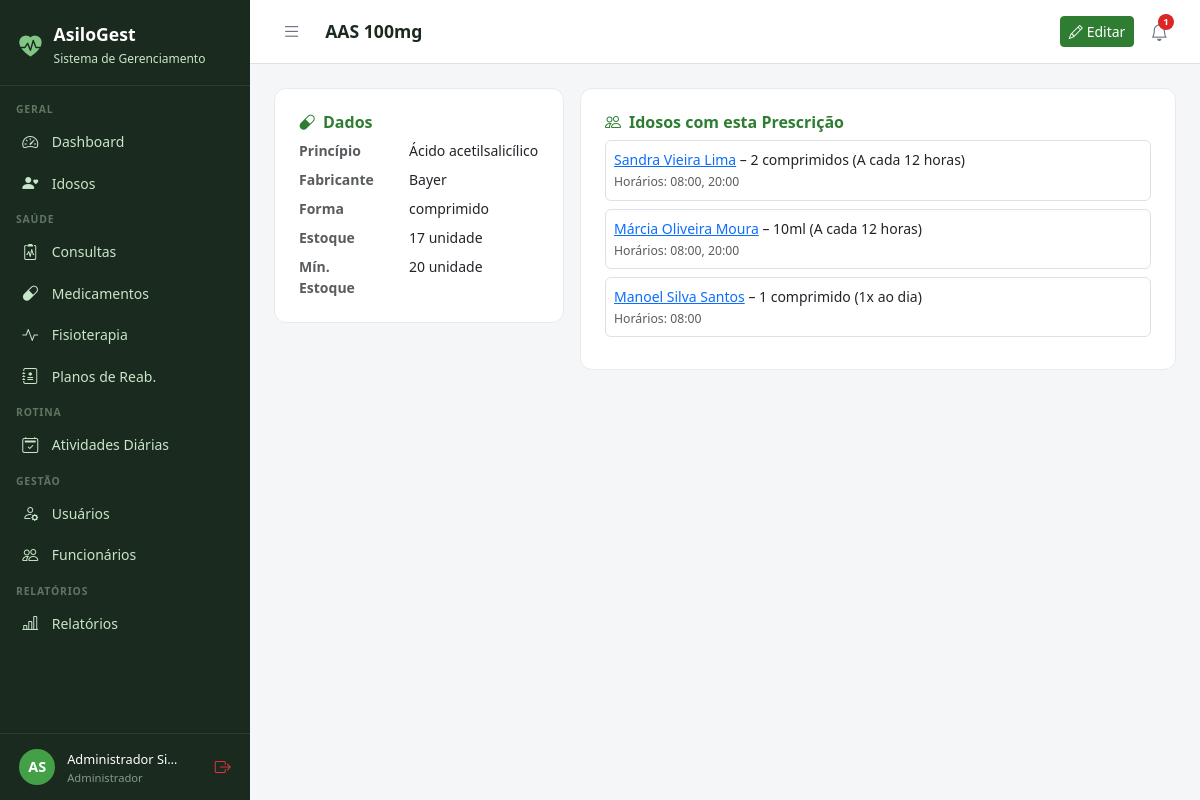
The page /medicamentos/35/ (signed in) on the database its author committed.
### core/models.py (models this page shows, shortened)
class Usuario(AbstractUser):
    PERFIL_CHOICES = [
        ('administrador', 'Administrador'),
        ('medico', 'Médico'),
        ('fisioterapeuta', 'Fisioterapeuta'),
        ('enfermeiro', 'Enfermeiro(a)'),
        ('recepcionista', 'Recepcionista'),
        ('familiar', 'Familiar do Idoso'),
    ]
    perfil = models.CharField(
        max_length=20, choices=PERFIL_CHOICES,
        default='recepcionista', verbose_name='Perfil de Acesso'
    )
    telefone = models.CharField(max_length=15, blank=True, verbose_name='Telefone')
    cpf = models.CharField(max_length=14, unique=True, null=True, blank=True, verbose_name='CPF')
    foto = models.ImageField(upload_to='usuarios/', blank=True, null=True, verbose_name='Foto')
    data_nascimento = models.DateField(null=True, blank=True, verbose_name='Data de Nascimento')
    especialidade = models.CharField(
        max_length=100, blank=True, verbose_name='Especialidade',
        help_text='Preencha para Médico ou Fisioterapeuta'
    )
    data_admissao = models.DateField(null=True, blank=True, verbose_name='Data de Admissão')
    primeiro_acesso = models.BooleanField(
        default=True, verbose_name='Primeiro Acesso',
        help_text='Usuário deve definir senha no primeiro login'
    )
    ativo = models.BooleanField(default=True, verbose_name='Ativo')
    criado_em = models.DateTimeField(auto_now_add=True)
    class Meta:
        verbose_name = 'Usuário'
        verbose_name_plural = 'Usuários'
        ordering = ['first_name', 'last_name']
    @property
    def is_administrador(self):
        return self.perfil == 'administrador' or self.is_superuser
    @property
    def is_fisioterapeuta(self):
        return self.perfil == 'fisioterapeuta'
    @property
    def is_familiar(self):
        return self.perfil == 'familiar'
    @property
    def pode_ver_saude(self):
        return (self.is_administrador or self.is_medico
                or self.is_fisioterapeuta or self.is_enfermeiro)
    @property
    def pode_cadastrar_usuarios(self):
        return self.is_administrador or self.is_recepcionista
    @property
    def pode_administrar(self):
        return self.is_administrador

### medicamentos/models.py (models this page shows, shortened)
class Medicamento(models.Model):
    nome = models.CharField(max_length=150, verbose_name='Nome do Medicamento')
    principio_ativo = models.CharField(max_length=150, blank=True)
    fabricante = models.CharField(max_length=100, blank=True)
    forma = models.CharField(max_length=50, blank=True, verbose_name='Forma Farmacêutica', help_text='Ex: comprimido, xarope, injeção')
    estoque_atual = models.IntegerField(default=0, verbose_name='Estoque Atual')
    estoque_minimo = models.IntegerField(default=10, verbose_name='Estoque Mínimo')
    unidade = models.CharField(max_length=20, default='unidade', verbose_name='Unidade de Medida')
    observacoes = models.TextField(blank=True)
    ativo = models.BooleanField(default=True)
    criado_em = models.DateTimeField(auto_now_add=True)
    class Meta:
        verbose_name = 'Medicamento'
        verbose_name_plural = 'Medicamentos'
        ordering = ['nome']

class PrescricaoMedicamento(models.Model):
    FREQUENCIA_CHOICES = [
        ('1x_dia', '1x ao dia'),
        ('2x_dia', '2x ao dia'),
        ('3x_dia', '3x ao dia'),
        ('4x_dia', '4x ao dia'),
        ('cada_6h', 'A cada 6 horas'),
        ('cada_8h', 'A cada 8 horas'),
        ('cada_12h', 'A cada 12 horas'),
        ('sob_demanda', 'Sob demanda'),
        ('semanal', 'Semanal'),
        ('customizado', 'Customizado'),
    ]
    idoso = models.ForeignKey(Idoso, on_delete=models.CASCADE, related_name='prescricoes')
    medicamento = models.ForeignKey(Medicamento, on_delete=models.PROTECT, related_name='prescricoes')
    prescrito_por = models.ForeignKey(Usuario, on_delete=models.SET_NULL, null=True, related_name='prescricoes_feitas', limit_choices_to={'perfil': 'medico'})
    dose = models.CharField(max_length=50, verbose_name='Dose')
    frequencia = models.CharField(max_length=15, choices=FREQUENCIA_CHOICES)
    horarios = models.CharField(max_length=200, blank=True, verbose_name='Horários', help_text='Ex: 08:00, 12:00, 18:00')
    data_inicio = models.DateField(verbose_name='Início')
    data_fim = models.DateField(null=True, blank=True, verbose_name='Fim (deixe em branco para uso contínuo)')
    via_administracao = models.CharField(max_length=50, blank=True, verbose_name='Via de Administração', help_text='Ex: oral, subcutânea, intravenosa')
    observacoes = models.TextField(blank=True)
    ativa = models.BooleanField(default=True)
    criado_em = models.DateTimeField(auto_now_add=True)
    class Meta:
        verbose_name = 'Prescrição'
        verbose_name_plural = 'Prescrições'
        ordering = ['-criado_em']

### idosos/models.py (models this page shows, shortened)
class Idoso(models.Model):
    SEXO_CHOICES = [('M', 'Masculino'), ('F', 'Feminino')]
    TIPO_SANGUINEO = [('A+','A+'),('A-','A-'),('B+','B+'),('B-','B-'),('AB+','AB+'),('AB-','AB-'),('O+','O+'),('O-','O-')]
    STATUS_CHOICES = [('ativo','Ativo'),('inativo','Inativo'),('internado','Internado'),('falecido','Falecido')]
    nome = models.CharField(max_length=150, verbose_name='Nome Completo')
    data_nascimento = models.DateField(verbose_name='Data de Nascimento')
    sexo = models.CharField(max_length=1, choices=SEXO_CHOICES)
    cpf = models.CharField(max_length=14, unique=True, null=True, blank=True)
    rg = models.CharField(max_length=20, blank=True)
    tipo_sanguineo = models.CharField(max_length=3, choices=TIPO_SANGUINEO, blank=True)
    foto = models.ImageField(upload_to='idosos/', blank=True, null=True)
    status = models.CharField(max_length=10, choices=STATUS_CHOICES, default='ativo')
    endereco = models.CharField(max_length=200, blank=True)
    cidade = models.CharField(max_length=100, blank=True)
    estado = models.CharField(max_length=2, blank=True)
    cep = models.CharField(max_length=9, blank=True)
    alergias = models.TextField(blank=True, verbose_name='Alergias')
    condicoes_medicas = models.TextField(blank=True, verbose_name='Condições Médicas')
    observacoes = models.TextField(blank=True, verbose_name='Observações Gerais')
    data_entrada = models.DateField(verbose_name='Data de Entrada')
    numero_quarto = models.CharField(max_length=10, blank=True, verbose_name='Quarto')
    criado_em = models.DateTimeField(auto_now_add=True)
    atualizado_em = models.DateTimeField(auto_now=True)
    class Meta:
        verbose_name = 'Idoso'
        verbose_name_plural = 'Idosos'
        ordering = ['nome']

### medicamentos/views.py (the view)
# urls.py: path('<int:pk>/', views.detalhe, name='detalhe'),
@login_required
def detalhe(request, pk):
    user = request.user
    if user.is_familiar:
        messages.error(request, 'Acesso negado.')
        return redirect('medicamentos:lista')
    if not user.pode_ver_saude:
        messages.error(request, 'Acesso negado.')
        return redirect('dashboard')
    med = get_object_or_404(Medicamento, pk=pk)
    prescricoes = med.prescricoes.select_related('idoso').filter(ativa=True)
    return render(request, 'medicamentos/detalhe.html', {'medicamento': med, 'prescricoes': prescricoes})

### templates/medicamentos/detalhe.html
{% extends 'base.html' %}
{% block title %}{{ medicamento.nome }}{% endblock %}{% block page_title %}{{ medicamento.nome }}{% endblock %}
{% block topbar_actions %}<a href="{% url 'medicamentos:editar' medicamento.pk %}" class="btn btn-primary btn-sm"><i class="bi bi-pencil me-1"></i>Editar</a>{% endblock %}
{% block content %}
<div class="row g-3">
  <div class="col-md-4"><div class="form-card">
    <h6 style="font-weight:600;color:#2E7D32;"><i class="bi bi-capsule me-2"></i>Dados</h6>
    <dl class="row mb-0" style="font-size:.875rem;">
      <dt class="col-5 text-muted">Princípio</dt><dd class="col-7">{{ medicamento.principio_ativo|default:"–" }}</dd>
      <dt class="col-5 text-muted">Fabricante</dt><dd class="col-7">{{ medicamento.fabricante|default:"–" }}</dd>
      <dt class="col-5 text-muted">Forma</dt><dd class="col-7">{{ medicamento.forma|default:"–" }}</dd>
      <dt class="col-5 text-muted">Estoque</dt><dd class="col-7">{{ medicamento.estoque_atual }} {{ medicamento.unidade }}</dd>
      <dt class="col-5 text-muted">Mín. Estoque</dt><dd class="col-7">{{ medicamento.estoque_minimo }} {{ medicamento.unidade }}</dd>
    </dl>
  </div></div>
  <div class="col-md-8"><div class="form-card">
    <h6 style="font-weight:600;color:#2E7D32;"><i class="bi bi-people me-2"></i>Idosos com esta Prescrição</h6>
    {% for p in prescricoes %}<div class="border rounded p-2 mb-2" style="font-size:.875rem;">
      <a href="{% url 'idosos:detalhe' p.idoso.pk %}" style="font-weight:500;">{{ p.idoso.nome }}</a> – {{ p.dose }} ({{ p.get_frequencia_display }})<br>
      <small class="text-muted">Horários: {{ p.horarios|default:"–" }}</small>
    </div>{% empty %}<p class="text-muted mb-0">Nenhuma prescrição ativa.</p>{% endfor %}
  </div></div>
</div>{% endblock %}

### templates/base.html (shortened to what this page needs)
<!DOCTYPE html>
<html lang="pt-br">
<head>
  <link href="https://cdn.jsdelivr.net/npm/bootstrap@5.3.0/dist/css/bootstrap.min.css" rel="stylesheet">
  <link href="https://cdn.jsdelivr.net/npm/bootstrap-icons@1.11.0/font/bootstrap-icons.css" rel="stylesheet">
</head>
<body>
{% if user.is_authenticated %}
<div id="sidebar">
  <div class="sidebar-brand">
    <i class="bi bi-heart-pulse-fill" style="color:#81C784;font-size:1.4rem;"></i>
    <div>
      <h5 style="margin:0;">AsiloGest</h5>
      <small>Sistema de Gerenciamento</small>
    </div>
  </div>
  <nav class="sidebar-nav">
    <div class="nav-section">Geral</div>
    <a href="{% url 'dashboard' %}" class="sidebar-link {% if request.resolver_match.url_name == 'dashboard' %}active{% endif %}">
      <i class="bi bi-speedometer2"></i> Dashboard
    </a>
    <a href="{% url 'idosos:lista' %}" class="sidebar-link">
      <i class="bi bi-person-heart"></i>
      {% if user.is_familiar %}Meus Familiares{% else %}Idosos{% endif %}
    </a>
    {% if user.pode_ver_saude or user.is_familiar %}
    <div class="nav-section">Saúde</div>
    <a href="{% url 'consultas:lista' %}" class="sidebar-link">
      <i class="bi bi-clipboard2-pulse"></i> Consultas
    </a>
    <a href="{% url 'medicamentos:lista' %}" class="sidebar-link">
      <i class="bi bi-capsule"></i> Medicamentos
    </a>
    <a href="{% url 'fisioterapia:lista' %}" class="sidebar-link">
      <i class="bi bi-activity"></i> Fisioterapia
    </a>
    {% if user.pode_ver_saude and not user.is_familiar %}
    <a href="{% url 'fisioterapia:planos_lista' %}" class="sidebar-link">
      <i class="bi bi-journal-medical"></i> Planos de Reab.
    </a>
    {% endif %}
    {% endif %}
    <div class="nav-section">Rotina</div>
    <a href="{% url 'atividades:lista' %}" class="sidebar-link">
      <i class="bi bi-calendar2-check"></i> Atividades Diárias
    </a>
    {% if user.pode_cadastrar_usuarios %}
    <div class="nav-section">Gestão</div>
    <a href="{% url 'usuarios_lista' %}" class="sidebar-link">
      <i class="bi bi-person-gear"></i> Usuários
    </a>
    {% endif %}
    {% if user.pode_administrar %}
    <a href="{% url 'funcionarios:lista' %}" class="sidebar-link">
      <i class="bi bi-people"></i> Funcionários
    </a>
    {% endif %}
    {% if user.pode_ver_saude or user.pode_administrar %}
    <div class="nav-section">Relatórios</div>
    <a href="{% url 'relatorios:lista' %}" class="sidebar-link">
      <i class="bi bi-bar-chart-line"></i> Relatórios
    </a>
    {% endif %}
  </nav>
  <div class="sidebar-user">
    <div class="avatar">{{ user.first_name|first|upper }}{{ user.last_name|first|upper }}</div>
    <div class="info" style="min-width:0;flex:1;">
      <span>{{ user.get_full_name|truncatechars:18 }}</span>
      <small>{{ user.get_perfil_display }}</small>
    </div>
    <a href="{% url 'logout' %}" class="text-danger" title="Sair" style="flex-shrink:0;">
      <i class="bi bi-box-arrow-right"></i>
    </a>
  </div>
</div>
<div id="main">
  <div class="topbar">
    <div class="topbar-left">
      <button class="btn-toggle-sidebar" onclick="toggleSidebar()" title="Menu">
        <i class="bi bi-list"></i>
      </button>
      <h4>{% block page_title %}{% endblock %}</h4>
    </div>
    <div class="d-flex align-items-center gap-2">
      {% block topbar_actions %}{% endblock %}
      <div style="position:relative;">
        <button class="notif-btn" id="notifBtn" onclick="toggleNotif()" title="Notificações">
          <i class="bi bi-bell"></i>
          {% if notif_count %}
          <span class="notif-badge">{{ notif_count }}</span>
          {% endif %}
        </button>
      </div>
    </div>
  </div>
  <div class="content">
    {% block content %}{% endblock %}
  </div>
</div>
{% else %}
{% block full_content %}{% endblock %}
{% endif %}
</body>
</html>

### templates/base.html (style rules this page uses)
:root { --sidebar-width: 250px; --primary: #2E7D32; --primary-light: #43A047; --accent: #1565C0; --bg-sidebar: #1B2A1E; --bg-sidebar-hover: #2E4A33; --text-sidebar: #C8E6C9; --transition: 0.3s ease; }
body { background: #F4F6F8; font-family: 'Segoe UI', sans-serif; }
#sidebar { position: fixed; top: 0; left: 0; width: var(--sidebar-width); height: 100vh; background: var(--bg-sidebar); z-index: 1000; display: flex; flex-direction: column; overflow-y: auto; transition: transform var(--transition); }
.sidebar-brand { padding: 1.5rem 1.2rem 1rem; border-bottom: 1px solid rgba(255,255,255,0.08); display: flex; align-items: center; gap: .75rem; }
.sidebar-brand h5 { color: #fff; font-weight: 700; margin: 0; font-size: 1.1rem; }
.sidebar-brand small { color: var(--text-sidebar); font-size: .75rem; }
.sidebar-nav { padding: .5rem 0; flex: 1; }
.nav-section { padding: .5rem 1rem .2rem; color: rgba(200,230,201,.4); font-size: .65rem; font-weight: 700; letter-spacing: .08em; text-transform: uppercase; }
.sidebar-link { display: flex; align-items: center; gap: .65rem; padding: .55rem 1.2rem; color: var(--text-sidebar); text-decoration: none; font-size: .875rem; transition: all .2s; border-left: 3px solid transparent; }
.sidebar-link i { font-size: 1rem; width: 1.2rem; }
.sidebar-user { padding: .8rem 1.2rem; border-top: 1px solid rgba(255,255,255,0.08); display: flex; align-items: center; gap: .75rem; }
.sidebar-user .avatar { width: 36px; height: 36px; background: var(--primary-light); border-radius: 50%; display: flex; align-items: center; justify-content: center; color: #fff; font-weight: 700; font-size: .9rem; flex-shrink: 0; }
.sidebar-user .info small { color: rgba(200,230,201,.6); font-size: .7rem; display: block; }
.sidebar-user .info span { color: #fff; font-size: .8rem; }
#main { margin-left: var(--sidebar-width); min-height: 100vh; display: flex; flex-direction: column; transition: margin-left var(--transition); }
.topbar { background: #fff; border-bottom: 1px solid #E0E0E0; padding: .75rem 1.5rem; display: flex; align-items: center; justify-content: space-between; position: sticky; top: 0; z-index: 999; }
.topbar-left { display: flex; align-items: center; gap: 1rem; }
.topbar h4 { margin: 0; font-size: 1.1rem; font-weight: 600; color: #1B2A1E; }
.btn-toggle-sidebar { background: none; border: none; padding: .4rem .5rem; color: #6B7280; cursor: pointer; border-radius: 6px; font-size: 1.2rem; line-height: 1; transition: background .2s, color .2s; }
.notif-btn { position: relative; background: none; border: none; padding: .4rem .5rem; color: #6B7280; cursor: pointer; border-radius: 6px; font-size: 1.1rem; transition: background .2s, color .2s; }
.notif-badge { position: absolute; top: 2px; right: 2px; background: #DC2626; color: #fff; font-size: .6rem; font-weight: 700; min-width: 16px; height: 16px; border-radius: 8px; padding: 0 4px; display: flex; align-items: center; justify-content: center; }
.content { padding: 1.5rem; flex: 1; }
.form-card { background: #fff; border-radius: 12px; border: 1px solid #E8EAF0; padding: 1.5rem; }
.btn-primary { background: var(--primary); border-color: var(--primary); }

### rows shown on the page
Usuario: first_name|first "A", last_name|first "S", get_full_name "Administrador Si…", perfil "Administrador"
Medicamento: nome "AAS 100mg", principio_ativo "Ácido acetilsalicílico", fabricante "Bayer", forma "comprimido", estoque_atual "17", unidade "unidade", estoque_minimo "20"
PrescricaoMedicamento: idoso.nome "Sandra Vieira Lima", dose "2 comprimidos", frequencia "A cada 12 horas", horarios "08:00, 20:00"
PrescricaoMedicamento: idoso.nome "Márcia Oliveira Moura", dose "10ml", frequencia "A cada 12 horas", horarios "08:00, 20:00"
PrescricaoMedicamento: idoso.nome "Manoel Silva Santos", dose "1 comprimido", frequencia "1x ao dia", horarios "08:00"

### other values the page prints
{{ notif_count }} "1"
